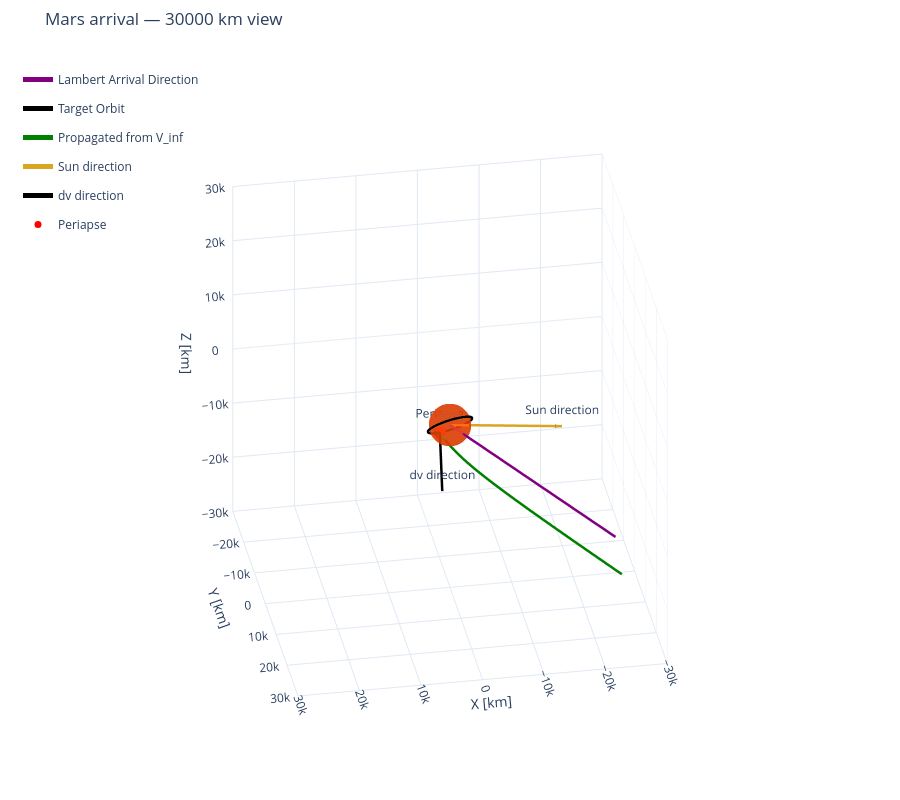

Here is the notebook cell this chart was saved with:
### Markdown cell above
## Visualization
$
\boxed{
\hat{\mathbf p}
=\frac{1}{eq}\hat{\mathbf u}
\ \pm\
\sqrt{1-\frac{1}{e^2q^2}}\,
(\hat{\mathbf n}\times\hat{\mathbf u})
}$


$
\hat s=\frac{\hat p}{e}+\sqrt{1-\frac1{e^2}}\,\hat t
$

### Code cell
# Sun direction at arrival, rotated into MCI.
sun_direction_hci = dcm_mci_wrt_hci @ -mission["mars_rv_hci_km"][-1, :3]


frames = [
    # {
    #     "name": "HCI",
    #     "location": [0, 0, 0],
    #     "dcm_body_wrt_hci": np.eye(3),
    #     "length": 10000,
    # },
]

vectors = [
    {
        "direction": sun_direction_hci,
        "length": 20000,
        "name": "Sun direction",
        "color": "goldenrod",
        "label": True,
    },
    {
        "direction": dv_capture_mci,
        "length": 10000,
        "name": "dv direction",
        "color": "black",
        "label": True,
        "origin": r_p_mci * M_TO_KM,
    },  # just for visualization
    # {
    #     "direction": arrival.v_inf_hci_km,
    #     "length": 10000,
    #     "name": "v_vec",
    #     "color": "orange",
    #     "label": True,
    # },
    # {
    #     "direction": arrival.orbit_right_vec,
    #     "length": 10000,
    #     "name": "orbit right vec",
    #     "color": "black",
    #     "label": True,
    # },  # just for visualization
    # {
    #     "direction": arrival.orbit_up_vec,
    #     "length": 10000,
    #     "name": "orbit up vec",
    #     "color": "black",
    #     "label": True,
    # },  # just for visualization
    # {
    #     "direction": arrival.orbit_normal,
    #     "length": 10000,
    #     "name": "orbit normal vec",
    #     "color": "black",
    #     "label": True,
    # },  # just for visualization
    # {
    #     "direction": arrival.v_capture_mci_m_s,
    #     "length": 10000,
    #     "name": "V capture direction vec",
    #     "color": "black",
    #     "label": True,
    #     "origin": arrival.r_p_mci_m * M_TO_KM
    # },  # just for visualization
    # {
    #     "direction": arrival.v_p_mci_m_s,
    #     "length": 10000,
    #     "name": "V capture direction vec",
    #     "color": "black",
    #     "label": True,
    #     "origin": arrival.r_p_mci_m * M_TO_KM
    # },  # just for visualization
]

points = [
    {
        "name": "Periapse",
        "location": (r_p_mci) * M_TO_KM,
        "color": "red",
    },
    # {
    #     "name": "SOI along v_inf",
    #     "location": -mars_soi_km * unit(v_inf_mci_km),
    #     "color": "green",
    # },
]

view_range = 30000
fig_earth = plot_3d(
    [
        rv_sat_mci_km[:, 0:3],
        rv_target_mci_m[:, 0:3] * M_TO_KM,
        rv_traj_mci_m[:, 0:3] * M_TO_KM,
    ],
    [mission["time_s"], t_target, t_traj_s],
    labels=["Lambert Arrival Direction", "Target Orbit", "Propagated from V_inf"],
    trace_colors=["purple", "black", "green"],
    bodies={"name": "Mars", "radius": R_MARS * M_TO_KM, "color": "orangered"},
    frames=frames,
    vectors=vectors,
    points=points,
    title=f"Mars arrival — {view_range} km view",
    units="km",
    azim=80,
    elev=30,
    show_end=False,
    show=False,
)
fig_earth.update_scenes(
    xaxis_range=[-view_range, view_range],  # km
    yaxis_range=[-view_range, view_range],  # km
    zaxis_range=[-view_range, view_range],  # km
)
fig_earth.show()

### Figure 1 — Plotly figure (JSON) as saved in the notebook; plotly's stock layout.template omitted (floating-point values rounded to 4 significant figures; data arrays with more than 128 entries replaced by an {"elided": "..."} marker saying what was removed)
{"data": [{"colorscale": [[0, "orangered"], [1, "orangered"]], "hoverinfo": "skip", "name": "Mars", "opacity": 0.7, "showlegend": false, "showscale": false, "type": "surface", "x": {"elided": "60x30 float values"}, "y": {"elided": "60x30 float values"}, "z": {"elided": "60x30 float values"}}, {"legendgroup": "Lambert Arrival Direction", "line": {"color": "purple", "width": 5}, "mode": "lines", "name": "Lambert Arrival Direction", "type": "scatter3d", "x": {"elided": "1936 float values"}, "y": {"elided": "1936 float values"}, "z": {"elided": "1936 float values"}}, {"legendgroup": "Target Orbit", "line": {"color": "black", "width": 5}, "mode": "lines", "name": "Target Orbit", "type": "scatter3d", "x": {"elided": "10000 float values"}, "y": {"elided": "10000 float values"}, "z": {"elided": "10000 float values"}}, {"legendgroup": "Propagated from V_inf", "line": {"color": "green", "width": 5}, "mode": "lines", "name": "Propagated from V_inf", "type": "scatter3d", "x": {"elided": "100000 float values"}, "y": {"elided": "100000 float values"}, "z": {"elided": "100000 float values"}}, {"legendgroup": "vector-4", "line": {"color": "goldenrod", "width": 5}, "mode": "lines+text", "name": "Sun direction", "text": ["", "Sun direction"], "textposition": "top center", "type": "scatter3d", "x": [0, -18960.0], "y": [0, -4380.0], "z": [0, -4607.0]}, {"anchor": "tip", "colorscale": [[0, "goldenrod"], [1, "goldenrod"]], "hoverinfo": "skip", "legendgroup": "vector-4", "name": "Sun direction arrowhead", "showlegend": false, "showscale": false, "sizemode": "absolute", "sizeref": 1200, "type": "cone", "u": [-0.9481], "v": [-0.219], "w": [-0.2304], "x": [-18960.0], "y": [-4380.0], "z": [-4607.0]}, {"legendgroup": "vector-6", "line": {"color": "black", "width": 5}, "mode": "lines+text", "name": "dv direction", "text": ["", "dv direction"], "textposition": "top center", "type": "scatter3d", "x": [1240.0, 2187.0], "y": [-2338.0, 5259.0], "z": [-2580.0, -9012.0]}, {"anchor": "tip", "colorscale": [[0, "black"], [1, "black"]], "hoverinfo": "skip", "legendgroup": "vector-6", "name": "dv direction arrowhead", "showlegend": false, "showscale": false, "sizemode": "absolute", "sizeref": 600, "type": "cone", "u": [0.0947], "v": [0.7598], "w": [-0.6432], "x": [2187.0], "y": [5259.0], "z": [-9012.0]}, {"marker": {"color": "red", "size": 7, "symbol": "circle"}, "mode": "markers+text", "name": "Periapse", "text": ["Periapse"], "textposition": "top center", "type": "scatter3d", "x": [1240.0], "y": [-2338.0], "z": [-2580.0]}], "layout": {"height": 800, "legend": {"bgcolor": "rgba(0,0,0,0)", "borderwidth": 0, "x": 0.02, "y": 0.98}, "margin": {"b": 0, "l": 0, "r": 0, "t": 50}, "scene": {"aspectmode": "cube", "camera": {"eye": {"x": 0.4512, "y": 2.559, "z": 1.5}, "projection": {"type": "orthographic"}, "up": {"x": 0, "y": 0, "z": 1}}, "xaxis": {"range": [-30000, 30000], "title": {"text": "X [km]"}}, "yaxis": {"range": [-30000, 30000], "title": {"text": "Y [km]"}}, "zaxis": {"range": [-30000, 30000], "title": {"text": "Z [km]"}}}, "title": {"text": "Mars arrival — 30000 km view"}}}
